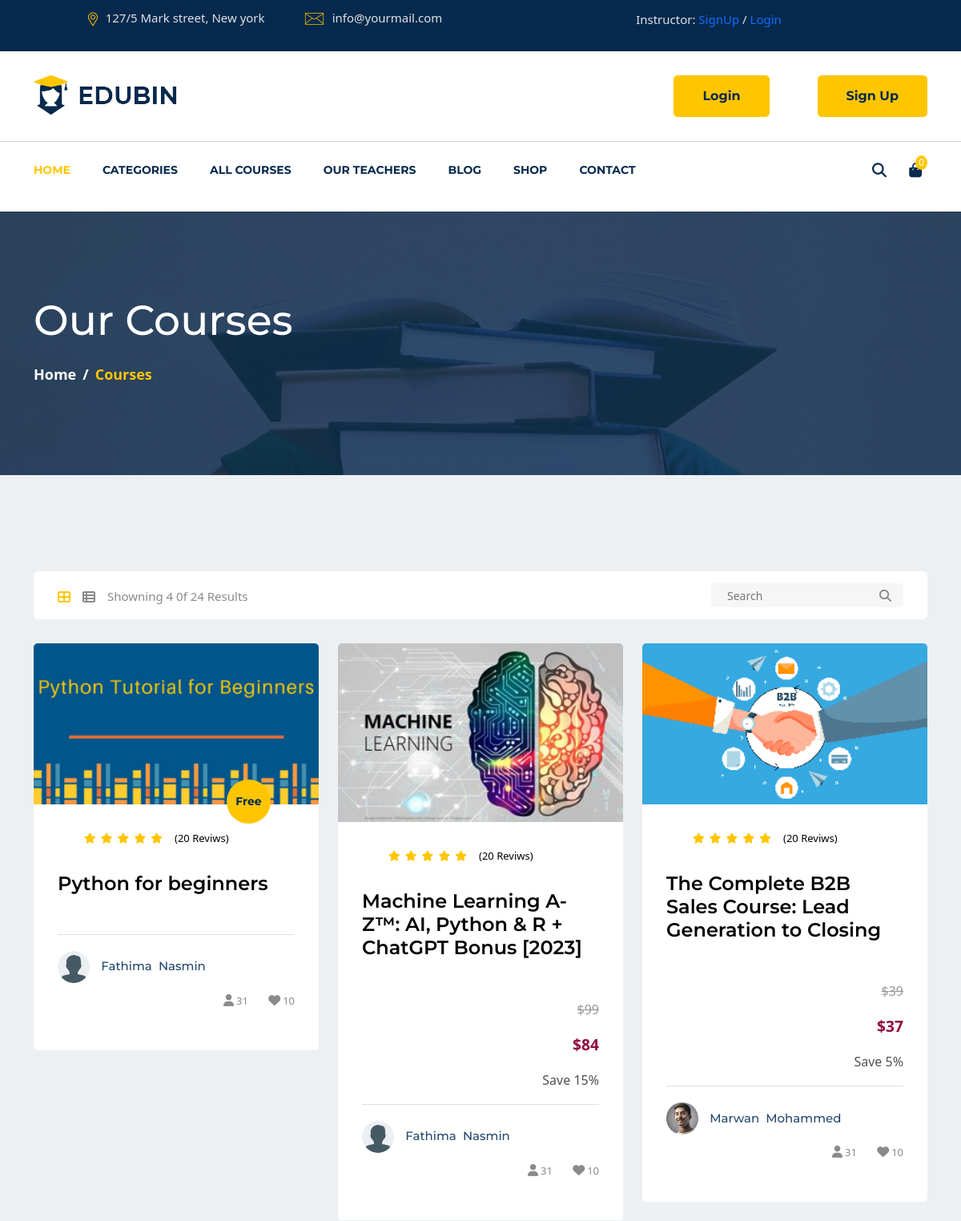
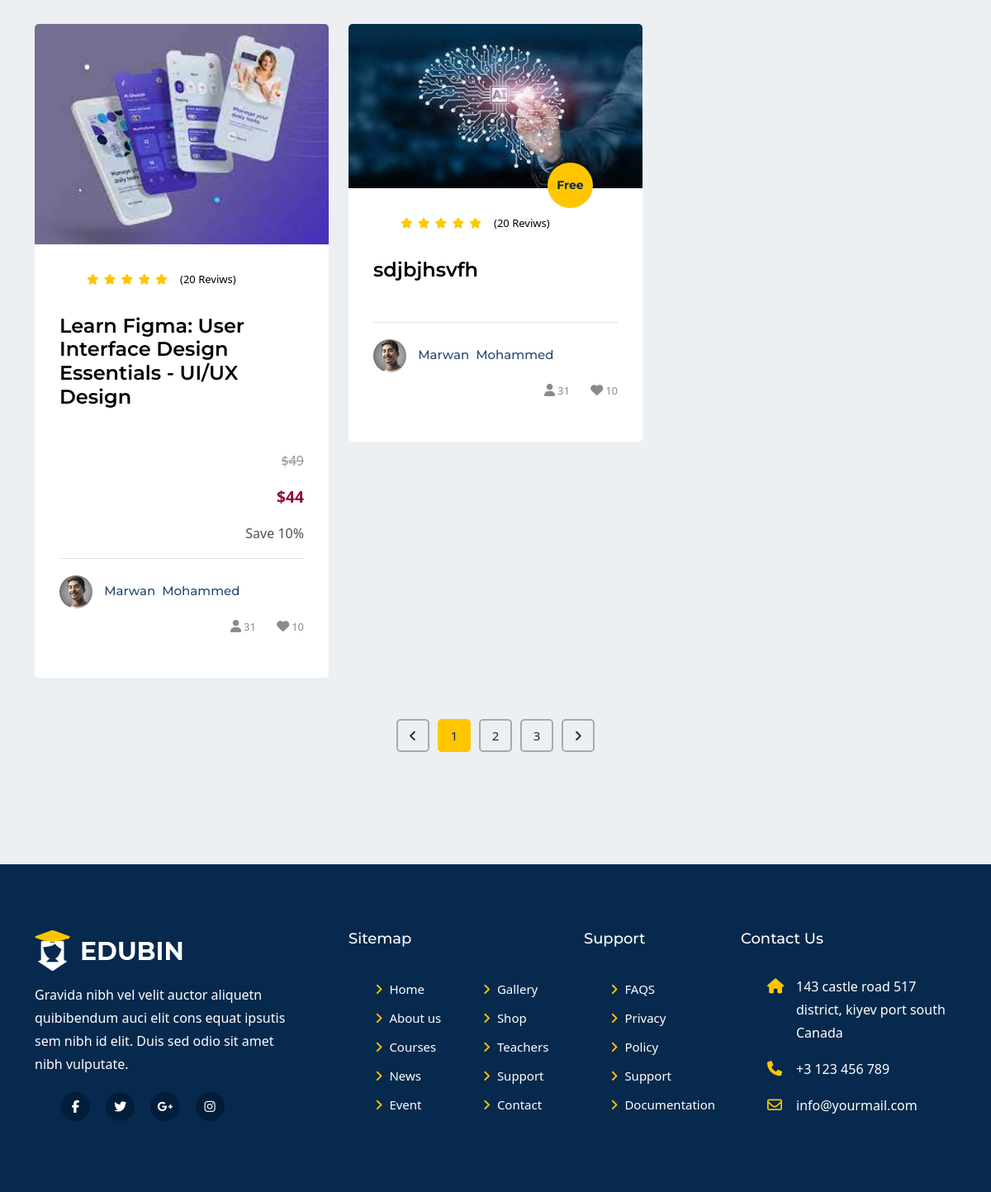
/course-lists/, run on the app's committed database (2 pictures, top to bottom).
### lms_main/models.py (models this page shows, shortened)
class Course(models.Model):
    STATUS = (
        ('PUBLISH', 'PUBLISH'),
        ('DRAFT', 'DRAFT'),
    )
    title = models.CharField(max_length=300)
    description = models.TextField()
    created_at = models.DateField(auto_now_add=True)
    featured_image = models.ImageField(
        upload_to='course/featured_images/', null=True, blank=True)
    price = models.IntegerField(
        null=True, default=0, blank=True)
    discount = models.IntegerField(null=True, blank=True)
    slug = models.SlugField(unique=True, null=True,
                            blank=True, max_length=300)
    status = models.CharField(choices=STATUS, max_length=100, null=True)
    author = models.ForeignKey(user_model.Instructor, on_delete=models.CASCADE)
    category = models.ForeignKey(
        lms_main_model.Category, on_delete=models.CASCADE)
    level = models.ForeignKey(lms_main_model.Level, on_delete=models.CASCADE)

### user/models.py (models this page shows, shortened)
class Instructor(models.Model):
    instructor = models.OneToOneField(
        User, on_delete=models.CASCADE, primary_key=True)
    profile_image = models.ImageField(
        null=True, blank=True, upload_to="profile_pictures/instructor/")
    about_me = models.TextField(null=True, blank=True)
    designation = models.CharField(null=True, blank=True, max_length=100)
    @property
    def profile_image_url(self):
        if self.profile_image and hasattr(self.profile_image, 'url'):
            return self.profile_image.url
        else:
            return "/static/images/profile/user.png"

class User(AbstractUser):
    username = models.CharField(_("Username"), max_length=150)
    email = models.EmailField(_("email address"), unique=True)
    USERNAME_FIELD = "email"
    REQUIRED_FIELDS = []
    objects = CustomUserManager()

### lms_main/views.py (the view)
# urls.py: path('course-lists/', lms_main_view.course_lists, name='course-lists'),
def course_lists(request):
    categories = models.Category.objects.all()
    all_courses = models.Course.objects.filter(status='PUBLISH').all()
    context = {
        'categories': categories,
        'courses': all_courses,
    }
    return render(request, 'lms_main/course_lists.html', context)

### lms_main/templatetags/course_tags.py (called while the page is built)
@register.simple_tag
def discount_calculation(price, discount):
    if discount is None or discount == 0:
        return price
    sell_price = price
    sell_price = price - (price * discount / 100)
    return math.floor(sell_price)

### lms_main/templates/lms_main/course_lists.html (shortened to what this page needs)
{% extends 'lms_main/base.html' %}
{% load static %}
{% load course_tags %}
{% block navbar %}
{% include 'lms_main/components/navbar.html' %}
{% endblock %}
{% block main %}
<section id="page-banner" class="pt-105 pb-110 bg_cover" data-overlay="8"
    style="background-image: url('{% static 'images/page-banner-2.jpg' %}')">
    <div class="container">
        <div class="row">
            <div class="col-lg-12">
                <div class="page-banner-cont">
                    <h2>Our Courses</h2>
                    <nav aria-label="breadcrumb">
                        <ol class="breadcrumb">
                            <li class="breadcrumb-item"><a href="#">Home</a></li>
                            <li class="breadcrumb-item active" aria-current="page">Courses</li>
                        </ol>
                    </nav>
                </div>
            </div>
        </div>
    </div>
</section>
<section id="courses-part" class="pt-120 pb-120 gray-bg">
    <div class="container">
        <div class="row">
            <div class="col-lg-12">
                <div class="courses-top-search">
                    <ul class="nav float-left" id="myTab" role="tablist">
                        <li class="nav-item">
                            <a class="active" id="courses-grid-tab" data-toggle="tab" href="#courses-grid" role="tab"
                                aria-controls="courses-grid" aria-selected="true"><i class="fa fa-th-large"></i></a>
                        </li>
                        <li class="nav-item">
                            <a id="courses-list-tab" data-toggle="tab" href="#courses-list" role="tab"
                                aria-controls="courses-list" aria-selected="false"><i class="fa fa-th-list"></i></a>
                        </li>
                        <li class="nav-item">Showning 4 0f 24 Results</li>
                    </ul>
                    <div class="courses-search float-right">
                        <form action="{% url 'lms_main:search' %}" method="GET">
                            <input type="text" placeholder="Search" name="query" id="query">
                            <button type="submit"><i class="fa fa-search"></i></button>
                        </form>
                    </div>
                </div>
            </div>
        </div>
        <div class="tab-content" id="myTabContent">
            <div class="tab-pane fade show active" id="courses-grid" role="tabpanel" aria-labelledby="courses-grid-tab">
                <div class="row">
                    {% for course in courses %}
                    <div class="col-lg-4 col-md-6">
                        <div class="singel-course mt-30">
                            <div class="thum">
                                <div class="image">
                                    <img src="{{ course.featured_image.url }}" alt="Course">
                                </div>
                                <div class="price">
                                   {% if course.price == 0 %}
                                    <span>Free</span>
                                    {% endif %}
                                </div>
                            </div>
                            <div class="cont">
                                <ul>
                                    <li><i class="fa fa-star"></i></li>
                                    <li><i class="fa fa-star"></i></li>
                                    <li><i class="fa fa-star"></i></li>
                                    <li><i class="fa fa-star"></i></li>
                                    <li><i class="fa fa-star"></i></li>
                                </ul>
                                <span>(20 Reviws)</span>
                                <a href="{% url 'lms_main:single-course' course.slug %}">
                                    <h4>{{ course.title }}</h4>
                                </a>
                                {% if course.price != 0 %}
                                <div class="discount-container">
                                    <p class="old-price">&#36;{{ course.price }}</p>
                                    <p class="new-price">&#36;{% discount_calculation course.price course.discount %}</p>
                                    <p>Save {{course.discount}}%</p>
                                </div>
                                {% endif %}
                                <div class="course-teacher">
                                    <div class="thum">
                                        <a href="#"><img src="{{ course.author.profile_image_url }}" alt="Instructor" class="rounded-circle">
                                    </a>
                                    </div>
                                    <div class="name">
                                        <a href="#">
                                            <h6>{{ course.author.instructor.first_name }}&nbsp; {{ course.author.instructor.last_name }}</h6>
                                        </a>
                                    </div>
                                    <div class="admin">
                                        <ul>
                                            <li><a href="#"><i class="fa fa-user"></i><span>31</span></a></li>
                                            <li><a href="#"><i class="fa fa-heart"></i><span>10</span></a></li>
                                        </ul>
                                    </div>
                                </div>
                            </div>
                        </div>
                    </div>
                    {% endfor %}
                </div>
            </div>
        </div>
        <div class="row">
            <div class="col-lg-12">
                <nav class="courses-pagination mt-50">
                    <ul class="pagination justify-content-center">
                        <li class="page-item">
                            <a href="#" aria-label="Previous">
                                <i class="fa fa-angle-left"></i>
                            </a>
                        </li>
                        <li class="page-item"><a class="active" href="#">1</a></li>
                        <li class="page-item"><a href="#">2</a></li>
                        <li class="page-item"><a href="#">3</a></li>
                        <li class="page-item">
                            <a href="#" aria-label="Next">
                                <i class="fa fa-angle-right"></i>
                            </a>
                        </li>
                    </ul>
                </nav>
            </div>
        </div>
    </div>
</section>
{% include 'lms_main/components/footer.html' %}
{% endblock %}

### static/css/default.css (style rules this page uses)
.mt-30 { margin-top: 30px; }
.mt-50 { margin-top: 50px; }
.pt-105 { padding-top: 105px; }
.pt-120 { padding-top: 120px; }
.pb-110 { padding-bottom: 110px; }
.pb-120 { padding-bottom: 120px; }
.gray-bg { background: #edf0f2; }
[data-overlay] { position: relative; }
[data-overlay]::before { background: #07294d none repeat scroll 0 0; content: ""; height: 100%; left: 0; position: absolute; top: 0; width: 100%; z-index: 1; }
[data-overlay="8"]::before { opacity: 0.8; }

### data on the page
Course: featured_image (picture), price "Free", title "Python for beginners", author.instructor.first_name "Fathima", author.instructor.last_name "Nasmin"
Course: featured_image (picture), title "Machine Learning A-Z™: AI, Python & R + ChatGPT Bonus [2023]", price "99", price+discount "84", discount "15", author.instructor.first_name "Fathima", author.instructor.last_name "Nasmin"
Course: featured_image (picture), title "The Complete B2B Sales Course: Lead Generation to Closing", price "39", price+discount "37", discount "5", author.profile_image_url (picture), author.instructor.first_name "Marwan", author.instructor.last_name "Mohammed"
Course: featured_image (picture), title "Learn Figma: User Interface Design Essentials - UI/UX Design", price "49", price+discount "44", discount "10", author.profile_image_url (picture), author.instructor.first_name "Marwan", author.instructor.last_name "Mohammed"
Course: featured_image (picture), price "Free", title "sdjbjhsvfh", author.profile_image_url (picture), author.instructor.first_name "Marwan", author.instructor.last_name "Mohammed"
